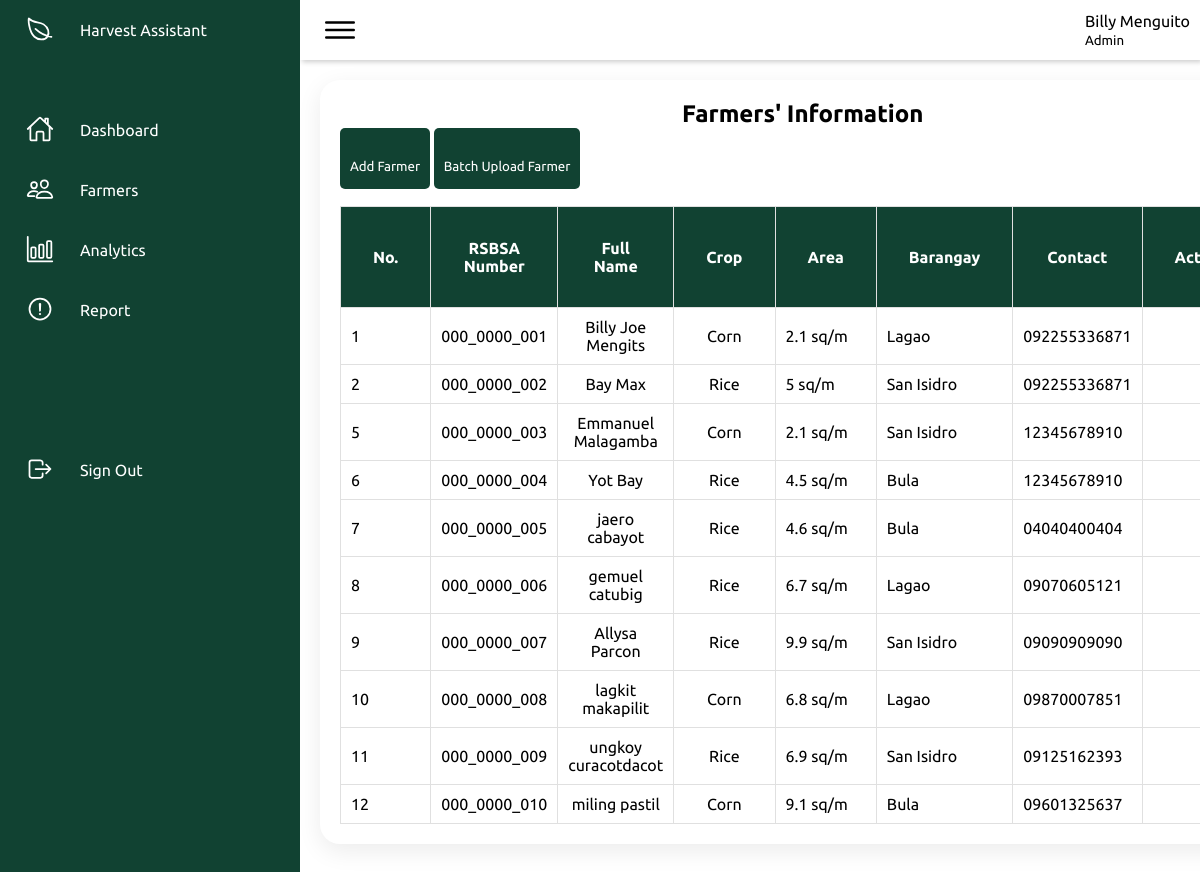
/farmers.php (signed in), run on the app's committed database.
### tables this page shows
CREATE TABLE `farmers` (
  `id` int NOT NULL,
  `rsbsa_num` varchar(25) NOT NULL,
  `password` varchar(25) NOT NULL,
  `first_name` varchar(50) NOT NULL,
  `middle_name` varchar(25) DEFAULT NULL,
  `last_name` varchar(50) NOT NULL,
  `contact_number` varchar(50) DEFAULT NULL,
  `area` double(5,1) NOT NULL,
  `crop_id` int NOT NULL,
  `barangay_id` int DEFAULT NULL,
  `role_id` int DEFAULT NULL
);

CREATE TABLE `crops` (
  `id` int NOT NULL,
  `crop_name` varchar(50) DEFAULT NULL
);

CREATE TABLE `barangay` (
  `id` int NOT NULL,
  `barangay_name` varchar(150) DEFAULT NULL
);

### models/Models.php (called while the page is built, shortened)
<?php
class Models
{
    protected $pdo;
    protected $table;
    protected $stmt;
    protected $params;
    public function __construct($table)
    {
        $this->table = $table;
        $this->pdo = new PDO("mysql:host=mysql;dbname=agri_db", "danny", "dan123");
        $this->pdo->setAttribute(PDO::ATTR_ERRMODE, PDO::ERRMODE_EXCEPTION);
    }
    public function where($conditions = [])
    {
        $sql = $this->stmt ?? "SELECT * FROM {$this->table}";
        if (!empty($conditions)) {
            $sql .= " WHERE";
            $params = [];
            $isFirstCondition = true;
            foreach ($conditions as $column => $value) {
                if (is_array($value) && strtolower($value[0]) === 'like') {
                    $sql .= " {$column} LIKE ?";
                    $params[] = $value[1];
                } else {
                    $sql .= " {$column} = ?";
                    $params[] = $value;
                }
            }
            $this->params = $params;
        }
        $this->stmt .= $sql;
        return $this;
    }
    public function get(){
        $stmt = $this->pdo->prepare($this->stmt);
        $stmt->execute($this->params ?? []);
        return $stmt->fetchAll(PDO::FETCH_ASSOC);
    }
}

### models/Farmers.php (called while the page is built, shortened)
<?php
class Farmers extends Models{
    public function farmers($page = 1, $item_per_page = 10){
        $page = $page <= 0 ? 1 : $page;
        $offset = ($page - 1) * $item_per_page;
        $sql = "SELECT farmers.*, barangay.barangay_name, user_levels.role, crops.crop_name FROM farmers
                JOIN crops ON farmers.crop_id = crops.id
                JOIN barangay ON farmers.barangay_id = barangay.id
                JOIN user_levels ON farmers.role_id = user_levels.id
                ORDER BY rsbsa_num ASC
                LIMIT $item_per_page
                OFFSET $offset";
        $stmt = $this->pdo->prepare($sql);
        $stmt->execute();
        return $stmt->fetchAll(PDO::FETCH_ASSOC);
    }
}

### farmers.php (the view, shortened to what this page needs)
<?php
include 'layout/header.php';
include 'models/Models.php';
include 'models/Farmers.php';
$admin = new Admin('admins');
$farmers = new Farmers('farmers');
$user = $_SESSION['user_login'];
$admin = $admin->where(['username' => $user])->get()[0];
$page = $_GET['page'] ?? 1;
$farmers = $farmers->farmers((int)$page);
?>
<link rel="stylesheet" href="assets/css/farmers.css">
<link rel="stylesheet" href="css/farmer.css">
</head>
<body>
    <div class="container">
        <?php include 'layout/sidebar.php' ?>
        <?php include 'layout/nav.php' ?>
        <div class="details">
            <div class="farmerlist">
                <div style="margin-bottom: 2em">
                    <h2 style="text-align:center">Farmers' Information</h2>
                    <button class="btn-main" onclick="popup(popupfarmer)"><i class="las la-user-plus addicon"></i> <span>Add Farmer</span></button>
                    <button class="btn-main" onclick="popup(popupcsv)"><i class="las la-file-excel addicon"></i> <span>Batch Upload Farmer</span></button>
                </div>
                <table>
                    <thead>
                        <tr>
                            <th>No.</th>
                            <th>RSBSA Number</th>
                            <th>Full Name</th>
                            <th>Crop</th>
                            <th>Area</th>
                            <th>Barangay</th>
                            <th>Contact</th>
                            <th>Actions</th>
                        </tr>
                    </thead>
                    <tbody>
                        <?php
                        foreach ($farmers as $farmer) {
                        ?>
                            <tr>
                                <td><?= $farmer['id'] ?></td>
                                <td><?= $farmer['rsbsa_num'] ?></td>
                                <td>
                                    <?= $farmer['first_name'] ?>
                                    <?= $farmer['last_name'] ?>
                                </td>
                                <td><?= $farmer['crop_name'] ?></td>
                                <td><?= $farmer['area'] ?> sq/m</td>
                                <td><?= $farmer['barangay_name'] ?></td>
                                <td><?= $farmer['contact_number'] ?></td>
                                <td></td>
                            </tr>
                        <?php
                        }
                        ?>
                    </tbody>
                </table>
            </div>
            <div style="display:flex; justify-content:flex-end; margin:10px; gap: 5px">
            </div>
        </div>
    </div>
    </div>
    <?php
    include 'layout/footer.php';

### layout/header.php (shortened to what this page needs)
<!DOCTYPE html>
<html lang="en">
<head>
    <link rel="stylesheet" href="assets/css/index.css?v=3">
    <link rel="stylesheet" href="https://maxst.icons8.com/vue-static/landings/line-awesome/line-awesome/1.3.0/css/line-awesome.min.css">

### layout/sidebar.php (shortened to what this page needs)
<div class="sidebar">
            <ul>
                <li>
                    <a href="">
                        <span class="icon"><ion-icon name="leaf-outline"></ion-icon></span>
                        <span class="title">Harvest Assistant</span>
                    </a>
                </li>
                <li>
                    <a href="index.php">
                        <span class="icon"><ion-icon name="home-outline"></ion-icon></span>
                        <span class="title">Dashboard</span>
                    </a>
                </li>
                <li>
                    <a href="farmers.php">
                        <span class="icon"><ion-icon name="people-outline"></ion-icon></span>
                        <span class="title">Farmers</span>
                    </a>
                </li>
                <li>
                    <a href="analytics.php">
                        <span class="icon"><ion-icon name="bar-chart-outline"></ion-icon></span>
                        <span class="title">Analytics</span>
                    </a>
                </li>
                <li>
                    <a href="report.php">
                        <span class="icon"><ion-icon name="alert-circle-outline"></ion-icon></span>
                        <span class="title">Report</span>
                    </a>
                </li>
                <li>
                    <a href="scripts/logout.php">
                        <span class="icon"><ion-icon name="log-out-outline"></ion-icon></span>
                        <span class="title">Sign Out</span>
                    </a>
                </li>
            </ul>
        </div>

### layout/nav.php
<div class="main">
    <div class="topbar">
        <div class="toggle"><ion-icon name="menu-outline"></ion-icon></div>
        <div class="user">
            <div class="userdes">
                <p>
                    <?= $admin['first_name'] ?>
                    <?= $admin['last_name'] ?>
                </p>
                <small>Admin</small>
            </div>
        </div>
    </div>

### layout/footer.php (shortened to what this page needs)
</body>
</html>

### assets/css/index.css (style rules this page uses)
* { font-family: "Ubuntu", sans-serif; padding: 0; margin: 0; box-sizing: border-box; list-style-type: none; text-decoration: none; }
:root { --white: white; --grey: #b4b5c2; --green1: #114232; --black: #131b11; --yellow: #FCDC2A; --green2: #87A922; --beige: #F7F6BB; }
body { min-height: 100vh; }
.container { position: relative; width: 100%; }
.sidebar { position: fixed; width: 300px; height: 100%; background: var(--green1); transition: all 0.5s ease; border-left: 10px solid var(--green1); }
.sidebar ul { position: absolute; top: 0; left: 0; width: 100%; }
.sidebar ul li { position: relative; width: 100%; border-top-left-radius: 30px; border-bottom-left-radius: 30px; }
.sidebar ul li:nth-child(1) { margin-bottom: 40px; pointer-events: none; }
.sidebar ul li:last-child { margin-top: 100px; }
.sidebar ul li a { position: relative; display: block; width: 100%; display: flex; color: white; }
.sidebar ul li a .icon { position: relative; display: block; min-width: 60px; height: 60px; line-height: 75px; text-align: center; }
.sidebar ul li a .icon ion-icon { font-size: 1.75rem; }
.sidebar ul li a .title { position: relative; display: block; padding: 0 10px; height: 60px; line-height: 60px; text-align: center; white-space: nowrap; }
.main { position: absolute; width: calc(100% - 300px); left: 300px; min-height: 100vh; transition: 0.5s; overflow: scroll; }
.topbar { width: 100%; height: 60px; display: flex; justify-content: space-between; align-items: center; padding: 0 10px; box-shadow: 2px 2px 5px rgba(0, 0, 0, 0.2); }
.toggle { position: relative; width: 60px; height: 60px; display: flex; justify-content: center; align-items: center; font-size: 2.5rem; cursor: pointer; }
.user { display: flex; }
.user p { font-weight: 400; margin-bottom: 0rem !important; }
.user small { display: inline-block; }

### css/farmer.css (style rules this page uses)
.btn-main { padding: 10px; background-color:var(--green1); color: #fff; outline: none; border: none; border-radius: 5px; cursor: pointer; }

### data on the page
farmers: id "1", rsbsa_num "000_0000_001", first_name "Billy Joe", last_name "Mengits", crop.crop_name "Corn", area "2.1", barangay.barangay_name "Lagao", contact_number "092255336871"
farmers: id "2", rsbsa_num "000_0000_002", first_name "Bay", last_name "Max", crop.crop_name "Rice", area "5", barangay.barangay_name "San Isidro", contact_number "092255336871"
farmers: id "5", rsbsa_num "000_0000_003", first_name "Emmanuel", last_name "Malagamba", crop.crop_name "Corn", area "2.1", barangay.barangay_name "San Isidro", contact_number "12345678910"
farmers: id "6", rsbsa_num "000_0000_004", first_name "Yot", last_name "Bay", crop.crop_name "Rice", area "4.5", barangay.barangay_name "Bula", contact_number "12345678910"
farmers: id "7", rsbsa_num "000_0000_005", first_name "jaero", last_name "cabayot", crop.crop_name "Rice", area "4.6", barangay.barangay_name "Bula", contact_number "04040400404"
farmers: id "8", rsbsa_num "000_0000_006", first_name "gemuel", last_name "catubig", crop.crop_name "Rice", area "6.7", barangay.barangay_name "Lagao", contact_number "09070605121"
farmers: id "9", rsbsa_num "000_0000_007", first_name "Allysa", last_name "Parcon", crop.crop_name "Rice", area "9.9", barangay.barangay_name "San Isidro", contact_number "09090909090"
farmers: id "10", rsbsa_num "000_0000_008", first_name "lagkit", last_name "makapilit", crop.crop_name "Corn", area "6.8", barangay.barangay_name "Lagao", contact_number "09870007851"
farmers: id "11", rsbsa_num "000_0000_009", first_name "ungkoy", last_name "curacotdacot", crop.crop_name "Rice", area "6.9", barangay.barangay_name "San Isidro", contact_number "09125162393"
farmers: id "12", rsbsa_num "000_0000_010", first_name "miling", last_name "pastil", crop.crop_name "Corn", area "9.1", barangay.barangay_name "Bula", contact_number "09601325637"

### other printed values
$admin['first_name'] "Billy"
$admin['last_name'] "Menguito"
